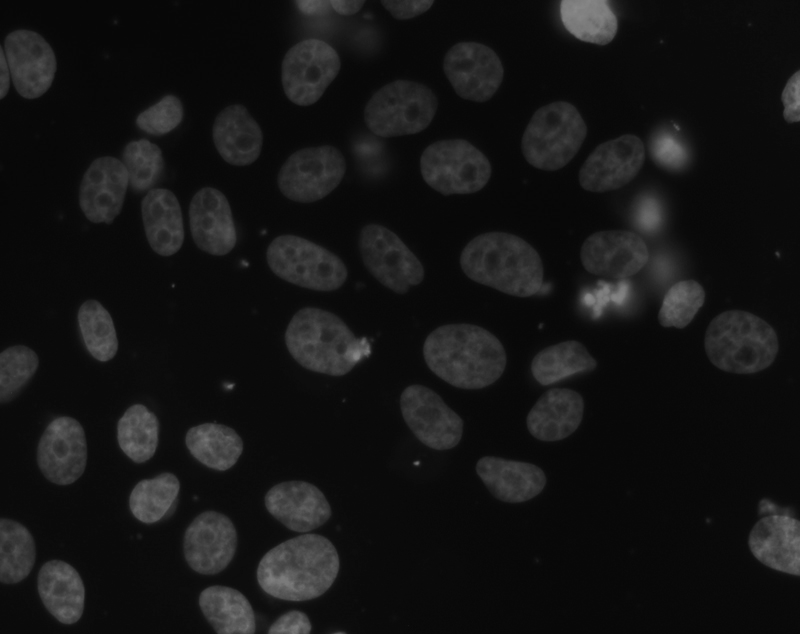
#> input picture 05_HoughTransform/GFP_06-DAPI.tif, 800 x 634 px
$ python Lecture_05_01_HoughCircle.py
#> lines starting #> are read from the running program, lines starting #| are printed output that depends on the picture; after the words box and inside, x2 and y2 are one past the last pixel; in counts of white or black regions, pixels touching at a corner belong together
'''
by Yan, BME @ RPI
'''

import numpy as np
import matplotlib.pyplot as plt

import cv2

# Load image and detect edges
img = cv2.imread('GFP_06-DAPI.tif', 0)
#> img is the input picture: shape (634, 800); min 6, max 137, mean 20.5

edges = cv2.Canny(img, 30, 75)
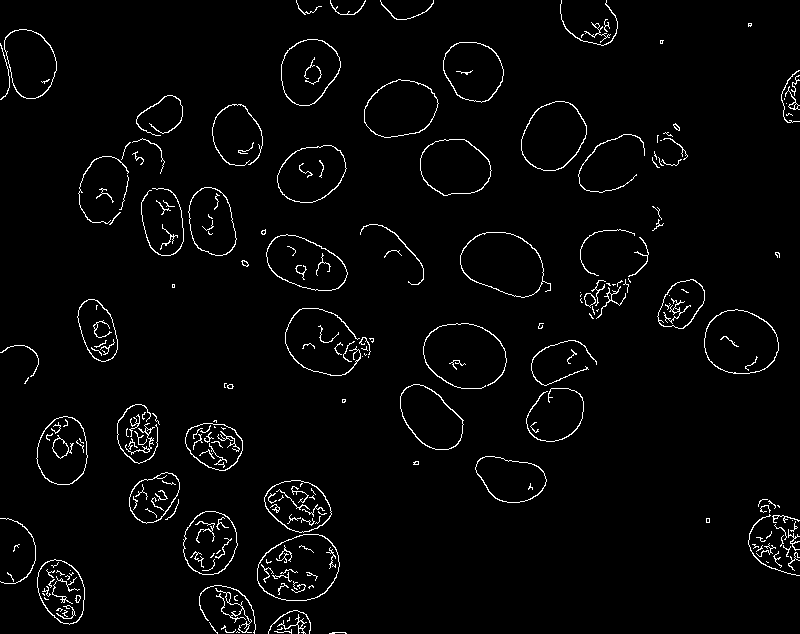
#> edges: shape (634, 800); 2.7% white in thin lines or dots
plt.imshow(edges, cmap='gray')
plt.show()

# Python: cv2.HoughCircles(image, method, dp, minDist
#                          [, circles[, param1[, param2
#                          [, minRadius[, maxRadius]]]]])
circles = cv2.HoughCircles(img, cv2.HOUGH_GRADIENT, 1, 20,
                             param1=50, param2=20,
                             minRadius=10, maxRadius=50)
#> circles = 76 rows, first 8: [292.5, 557.5, 42.7], [319.5, 336.5, 33.8], [450.5, 351.5, 27.4], [732.5, 342.5, 28.8], [549.5, 407.5, 33.8], [311.5, 70.5, 31], [261.5, 549.5, 49.4], [126.5, 194.5, 47.2]

circles = np.uint16(np.around(circles))
#> circles = 76 rows, first 8: [292, 558, 43], [320, 336, 34], [450, 352, 27], [732, 342, 29], [550, 408, 34], [312, 70, 31], [262, 550, 49], [126, 194, 47]

#

cimg = cv2.cvtColor(img, cv2.COLOR_GRAY2RGB)

for i in circles[0,:]:
    # draw the outer circle
    cv2.circle(cimg,(i[0],i[1]),i[2],(255,0,0),3)
    # draw the center of the circle
    cv2.circle(cimg,(i[0],i[1]),2,(0,255,0),5)
#> this loop made 76 passes
#> i on passes 1 to 12: [292, 558, 43], [320, 336, 34], [450, 352, 27], [732, 342, 29], [550, 408, 34], [312, 70, 31], [262, 550, 49], [126, 194, 47], [474, 72, 29], [248, 588, 43], [220, 446, 23], [62, 458, 25]
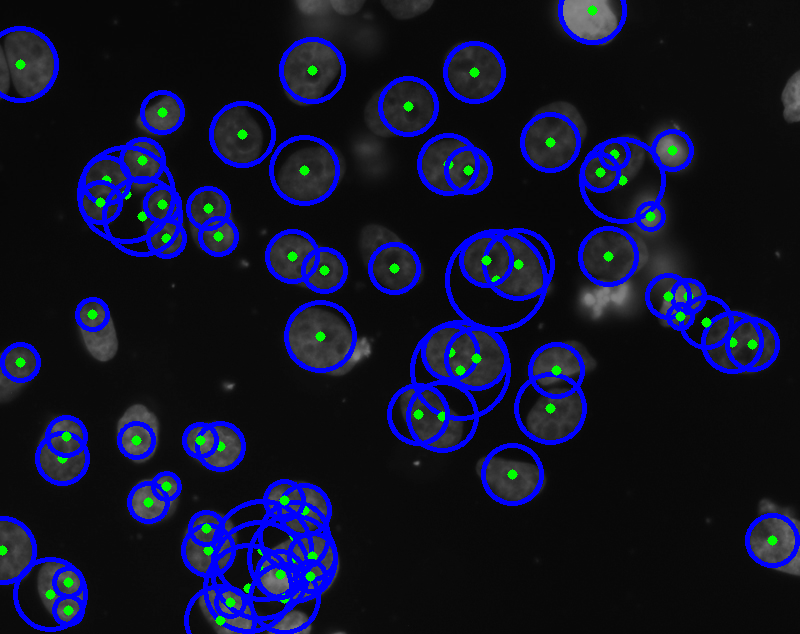
#> cimg: shape (634, 800, 3); 11.47% of pixels changed, all inside (x1, y1, x2, y2) = (0, 0, 800, 634)

cv2.imwrite('img_circles.png', cv2.cvtColor(cimg, cv2.COLOR_BGR2RGB))
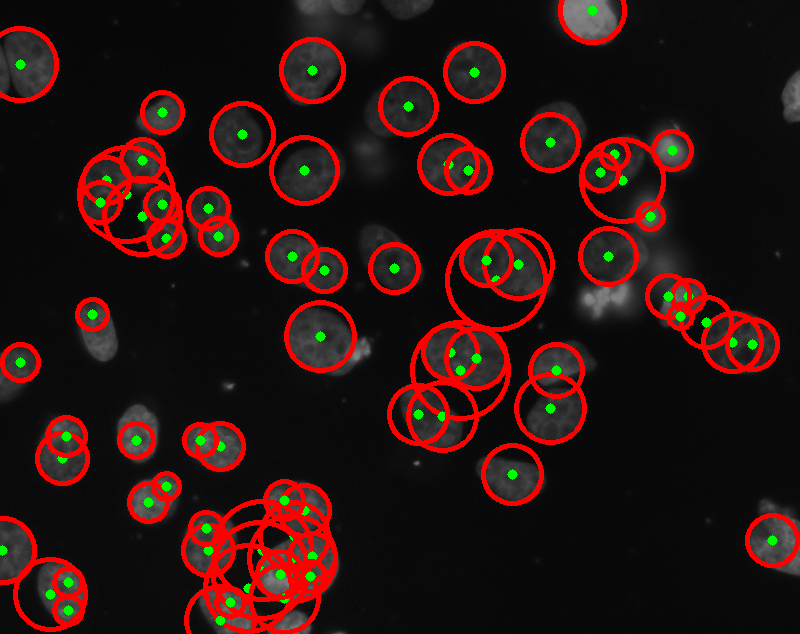
#> saved as img_circles.png: shape (634, 800, 3); mean B, G, R 16, 18.4, 42.8

plt.imshow(cimg)
plt.show()
